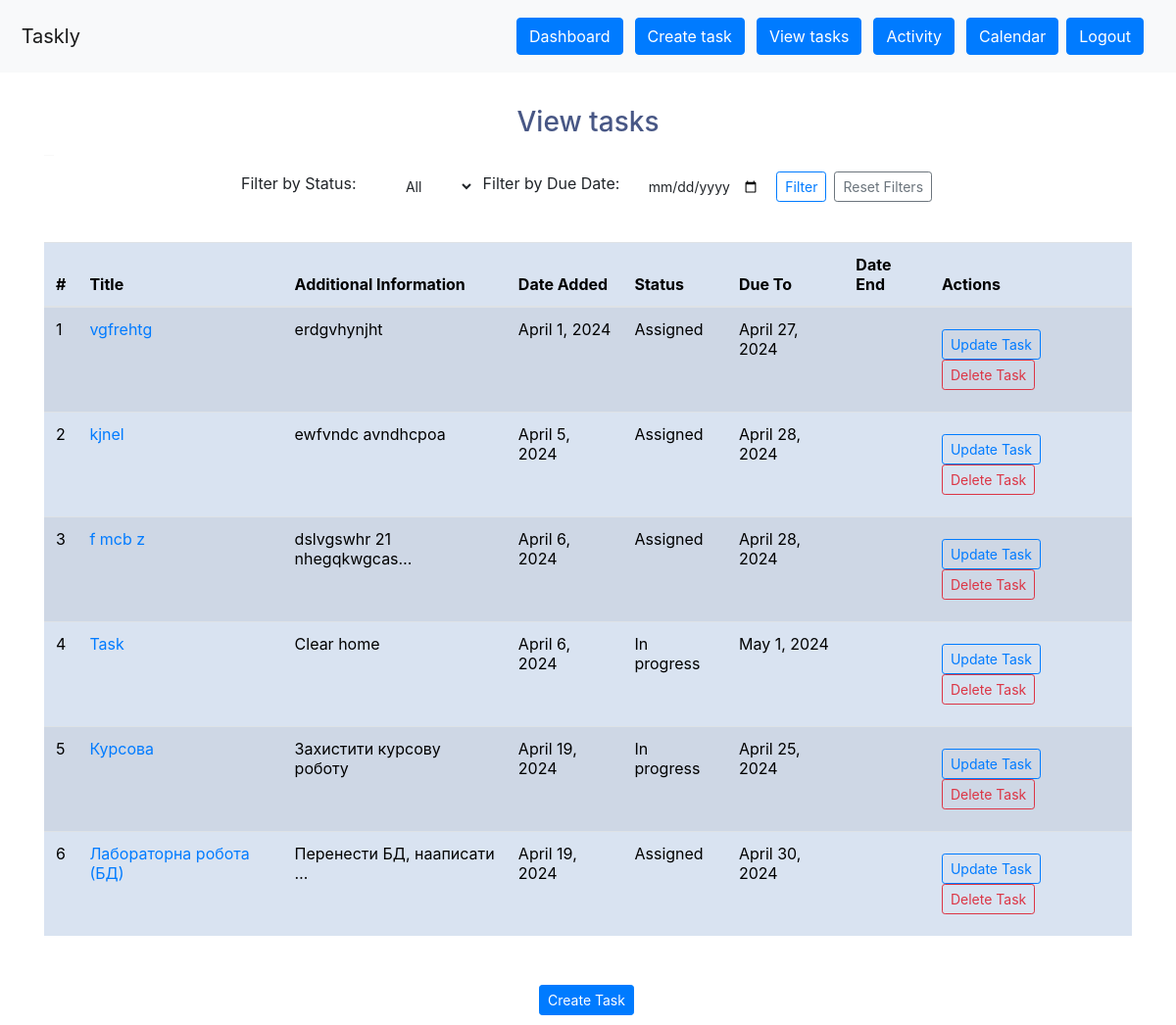
The app's page /en/view-tasks (signed in) with its own data.
### todo/models.py (models this page shows, shortened)
class Task(models.Model):
    STATUS_CHOICES = [
        ('option1','Assigned'),
        ('option2','In progress'),
        ('option3','Done'),
    ]
    title = models.CharField(max_length=100, null=True)
    content = models.CharField(max_length=1000, null=True, blank=True)
    date_posted = models.DateTimeField(auto_now_add=True, null=True)
    date_end = models.DateTimeField(null=True)
    do_to = models.DateTimeField(null=True)
    status = models.CharField(max_length=100, null=True, choices=STATUS_CHOICES)
    user = models.ForeignKey(User, max_length=18, on_delete=models. CASCADE, null=True)

### todo/views.py (the view)
# urls.py: path('view-tasks', views.viewTasks, name="view-tasks"),
@login_required(login_url='my-login')
def viewTasks(request):
    current_user = request.user.id
    status_filter = request.GET.get('status', None)
    date_due_to = request.GET.get('date_due_to', None)
    tasks = Task.objects.filter(user=current_user)
    if status_filter:
        tasks = tasks.filter(status=status_filter)
    if date_due_to:
        due_date = datetime.strptime(date_due_to, '%Y-%m-%d')
        tasks = tasks.filter(Q(do_to__lte=due_date))
    context = {
        'tasks': tasks,
        'status_filter': status_filter,
        'date_due_to': date_due_to
    }
    return render(request, 'profile/view-tasks.html', context=context)

### templates/profile/view-tasks.html (shortened to what this page needs)
{% load static %}
{% load crispy_forms_tags %}
{% load i18n %}
<html>
<head>
    <link rel="stylesheet" type="text/css" href="https://bootswatch.com/5/morph/bootstrap.min.css">
    <link rel="stylesheet" type="text/css" href="{% static 'css/styles.css' %}">
</head>
{% include 'profile/base.html' %}
<br>
<body>
    <div class="container">
        <h3 class="text-center">{% trans "View tasks" %}</h3>
        <hr style="width: 10px; color: black;">
        <div class="text-center">
            <form method="GET" class="mb-3 d-flex justify-content-center align-items-center">
                <label for="status" class="me-2">{% trans "Filter by Status:" %}</label>
                <select class="btn btn-outline btn-sm me-2" name="status" id="status">
                    <option value="">{% trans "All" %}</option>
                </select>
                <label for="date_due_to" class="me-2">{% trans "Filter by Due Date:" %}</label>
                <input class="btn btn-outline  btn-sm me-2" type="date" name="date_due_to" id="date_due_to" value="{{ date_due_to }}">
                <button class="btn btn-outline-primary  btn-sm me-2" type="submit">{% trans "Filter" %}</button>
                <a href="{% url 'view-tasks' %}" class="btn btn-outline-secondary  btn-sm">{% trans "Reset Filters" %}</a>
            </form>
        </div>
        <br>
        {% if tasks %}
        <table class="table table-striped" id="tab">
            <thead>
                <tr>
                    <th>#</th>
                    <th>{% trans "Title" %}</th>
                    <th>{% trans "Additional Information" %}</th>
                    <th>{% trans "Date Added" %}</th>
                    <th>{% trans "Status" %}</th>
                    <th>{% trans "Due To" %}</th>
                    <th>{% trans "Date End" %}</th>
                    <th>{% trans "Actions" %}</th>
                </tr>
            </thead>
            <tbody>
                {% for tsk in tasks %}
                <tr id='result'>
                    <td>{{ forloop.counter }}</td>
                    <td><a href="{% url 'view-task' tsk.id %}">{{ tsk.title }}</a></td>
                    <td>{{ tsk.content|truncatechars:25}}</td>
                    <td>{{ tsk.date_posted|date:"F j, Y" }}</td>
                    <td>{{ tsk.get_status_display }}</td>
                    <td>{{ tsk.do_to|date:"F j, Y" }}</td>
                    <td>{% if tsk.status == 'option3' %}{{ tsk.date_end|date:"F j, Y" }}{% endif %}</td>
                    <td>
                        <div class="d-inline-block">
                            <a class="btn btn-outline-primary navbar-btn btn-sm" href="{% url 'update-task' tsk.id %}">{% trans "Update Task" %}</a>
                            <a class="btn btn-outline-danger navbar-btn btn-sm" href="{% url 'delete-task' tsk.id %}">{% trans "Delete Task" %}</a>
                        </div>
                    </td>
                </tr>
                {% endfor %}
            </tbody>
        </table>
        {% else %}
        <div class="text-center">
            <p>{% trans "No tasks found." %}</p>
        </div>
        {% endif %}
        <br>
        <div class="text-center">
            <a class="btn btn-primary navbar-btn btn-sm" href="{% url 'create-task' %}">{% trans "Create Task" %}</a>
        </div>
    </div>
</body>
</html>

### cal/stati/cal/css/styles.css (style rules this page uses)
body { font-family: "ptsans", "Lato", "Helvetica Neue", Helvetica, Arial, sans-serif; }
.btn { outline: none; color: black; background-color: transparent; box-shadow: 0 0 0 0; margin-right: 3px; }
a { color: #17a2b8; }

### templates/profile/base.html (style rules this page uses)
div { margin-top: 10px; margin-bottom: 10px; }

### records on screen
Task: title "vgfrehtg", content "erdgvhynjht", date_posted "April 1, 2024", status "Assigned", do_to "April 27, 2024"
Task: title "kjnel", content "ewfvndc avndhcpoa", date_posted "April 5, 2024", status "Assigned", do_to "April 28, 2024"
Task: title "f mcb z", content "dslvgswhr 21 nhegqkwgcas…", date_posted "April 6, 2024", status "Assigned", do_to "April 28, 2024"
Task: title "Task", content "Clear home", date_posted "April 6, 2024", status "In progress", do_to "May 1, 2024"
Task: title "Курсова", content "Захистити курсову роботу", date_posted "April 19, 2024", status "In progress", do_to "April 25, 2024"
Task: title "Лабораторна робота (БД)", content "Перенести БД, нааписати …", date_posted "April 19, 2024", status "Assigned", do_to "April 30, 2024"
